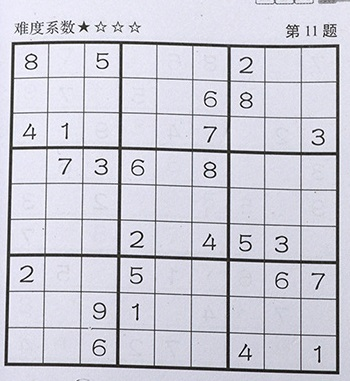
#> input picture input/sudoku.jpg, 350 x 381 px, found by its file name
$ python sudokuExtractor.py
#> lines starting #> are read from the running program, lines starting #| are printed output that depends on the picture; after the words box and inside, x2 and y2 are one past the last pixel; in counts of white or black regions, pixels touching at a corner belong together
### src/helper.py
import numpy as np
import cv2
import string
import random

def randomString(length):
	return ''.join(random.choices(string.ascii_uppercase + string.digits, k = length))

def approx(c):
  p = cv2.arcLength(c, True)
  return cv2.approxPolyDP(c, 0.02*p, True)

def convertSquare(image, default_size = 306):
	return cv2.resize(image, (default_size, default_size))

# [7 lines left out: function loadImage, not called in this run]

def showImage(windowName, image):
  cv2.imshow(windowName, image)

# [5 lines left out: function destroyWindows, not called in this run]

def order_points(pts):
	rect = np.zeros((4, 2), dtype = "float32")
	s = pts.sum(axis = 1)
	rect[0] = pts[np.argmin(s)]
	rect[2] = pts[np.argmax(s)]
	diff = np.diff(pts, axis = 1)
	rect[1] = pts[np.argmin(diff)]
	rect[3] = pts[np.argmax(diff)]
	return rect

def four_point_transform(image, pts):
	rect = order_points(pts)
	(tl, tr, br, bl) = rect
	widthA = np.sqrt(((br[0] - bl[0]) ** 2) + ((br[1] - bl[1]) ** 2))
	widthB = np.sqrt(((tr[0] - tl[0]) ** 2) + ((tr[1] - tl[1]) ** 2))
	maxWidth = max(int(widthA), int(widthB))
	heightA = np.sqrt(((tr[0] - br[0]) ** 2) + ((tr[1] - br[1]) ** 2))
	heightB = np.sqrt(((tl[0] - bl[0]) ** 2) + ((tl[1] - bl[1]) ** 2))
	maxHeight = max(int(heightA), int(heightB))
	dst = np.array([
		[0, 0],
		[maxWidth - 1, 0],
		[maxWidth - 1, maxHeight - 1],
		[0, maxHeight - 1]], dtype = "float32")
	M = cv2.getPerspectiveTransform(rect, dst)
	warped = cv2.warpPerspective(image, M, (maxWidth, maxHeight))
	return warped

# [6 lines left out: function auto_canny, not called in this run]

### src/sudokuExtractor.py
import cv2
import numpy as np
import helper


'''
  File used to extract grid and pickle the cropped / area of interest
'''

class Extractor:

  def __init__(self, path):
    self.image = self.loadImage(path)
#> in loadImage, image is the input picture: shape (381, 350, 3); mean B, G, R 214.4, 203.7, 204
    processed_image = self.preprocess(self.image)
#> in preprocess, `thresh  = cv2.adaptiveThreshold(blur,255,cv2.ADAPTIVE_THRESH_GAUSSIAN_..`:
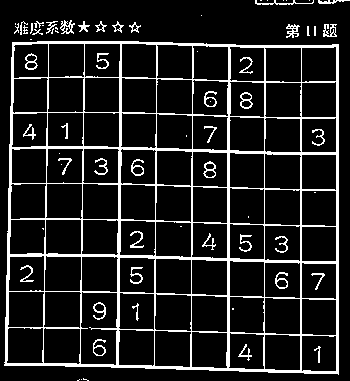
#> thresh: shape (381, 350); 12.5% white; 70 white regions (25 under 20 px)
    cropped_Image = self.croppedImage(processed_image)
#> in croppedImage, `countors, _ = cv2.findContours(image, cv2.RETR_TREE, cv2.CHAIN_APPROX_..`: countors = 179 contours, 50 with area under 20; largest, box (x1, y1, x2, y2) and area: (4, 41, 339, 375) 107438, (80, 291, 118, 366) 2574, (154, 293, 192, 332) 1304, (43, 291, 82, 329) 1299, (264, 297, 301, 335) 1291
#> in croppedImage, `countor = sorted(countors, key = cv2.contourArea, reverse=True)`: countor has the same summary as countors
#> the loop in croppedImage, `for c in countor:` made 1 pass
#> target on pass 1: [[12, 42], [4, 365], [338, 374], [338, 44]]
#> in croppedImage, `masked_Image = cv2.drawContours(self.image.copy(),[target],0,(0,255,0)..`:
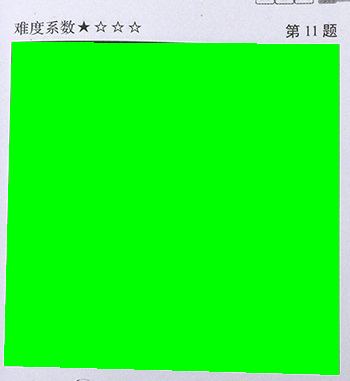
#> masked_Image: shape (381, 350, 3); mean B, G, R 43, 248.2, 40.9
    self.destroyWindows()

  def loadImage(self, path):
    image = cv2.imread(path)
    if image is None:
      print('Sorry, No Image Found...')
    else:
      print('Image Loaded Sucessfully...')
      return image

  def preprocess(self, image):
    print('Preprocessing has been started...')
    gray = cv2.cvtColor(image, cv2.COLOR_BGR2GRAY)
    blur = cv2.bilateralFilter(gray, 11, 17, 17)
    thresh  = cv2.adaptiveThreshold(blur,255,cv2.ADAPTIVE_THRESH_GAUSSIAN_C,cv2.THRESH_BINARY_INV,7,4)
    print('Preprocessing done sucessfully...')
    return thresh

  def croppedImage(self, image):
    print('Extracting Grid...')
    countors, _ = cv2.findContours(image, cv2.RETR_TREE, cv2.CHAIN_APPROX_SIMPLE)
    countor = sorted(countors, key = cv2.contourArea, reverse=True)
    for c in countor:
      approx = helper.approx(c)
      if len(approx) == 4:
        target = approx.reshape(4,2)
        break
    print()
    masked_Image = cv2.drawContours(self.image.copy(),[target],0,(0,255,0), -1)
    self.showImage('Masked Image', masked_Image)
    cropped = helper.four_point_transform(self.image, target)
#> in order_points, `s = pts.sum(axis = 1)`: s = [54, 369, 712, 382]
#> in order_points, `diff = np.diff(pts, axis = 1)`: diff = [30, 361, 36, -294]
#> in four_point_transform, `rect = order_points(pts)`: rect = [[12, 42], [338, 44], [338, 374], [4, 365]]
#> in four_point_transform, `(tl, tr, br, bl) = rect`: tl = [12, 42]; tr = [338, 44]; br = [338, 374]; bl = [4, 365]
#> in four_point_transform, `widthA = np.sqrt(((br[0] - bl[0]) ** 2) + ((br[1] - bl[1]) ** 2))`: widthA = 334.1
#> in four_point_transform, `widthB = np.sqrt(((tr[0] - tl[0]) ** 2) + ((tr[1] - tl[1]) ** 2))`: widthB = 326
#> in four_point_transform, `maxWidth = max(int(widthA), int(widthB))`: maxWidth = 334
#> in four_point_transform, `heightA = np.sqrt(((tr[0] - br[0]) ** 2) + ((tr[1] - br[1]) ** 2))`: heightA = 330
#> in four_point_transform, `heightB = np.sqrt(((tl[0] - bl[0]) ** 2) + ((tl[1] - bl[1]) ** 2))`: heightB = 323.1
#> in four_point_transform, `maxHeight = max(int(heightA), int(heightB))`: maxHeight = 330
#> in four_point_transform, `dst = np.array([ [0, 0], [maxWidth - 1, 0], [maxWidth - 1, maxHeight -..`: dst = [[0, 0], [333, 0], [333, 329], [0, 329]]
#> in four_point_transform, `M = cv2.getPerspectiveTransform(rect, dst)`: M = [[1.05, 0.0259, -13.65], [-0.00643, 1.05, -43.92], [6.42e-05, 7.79e-05, 1]]
#> in four_point_transform, `warped = cv2.warpPerspective(image, M, (maxWidth, maxHeight))`:
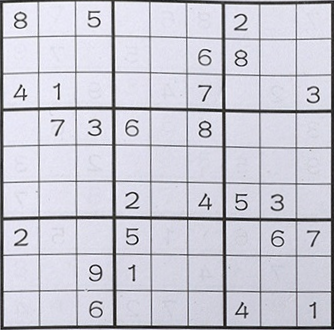
#> warped: shape (330, 334, 3); mean B, G, R 211.1, 200.5, 200.9
    self.showImage('Cropped Image', cropped)
    print('Grid Extracted...')

  def showImage(self, windowName, image):
    cv2.imshow(windowName, image)

  def destroyWindows(self):
    self.k = cv2.waitKey(0)
    if self.k == 27:
      print('ESC Pressed ...')
      cv2.destroyAllWindows()

Extractor('./input/sudoku.jpg')
#> (key Esc is pressed here)
